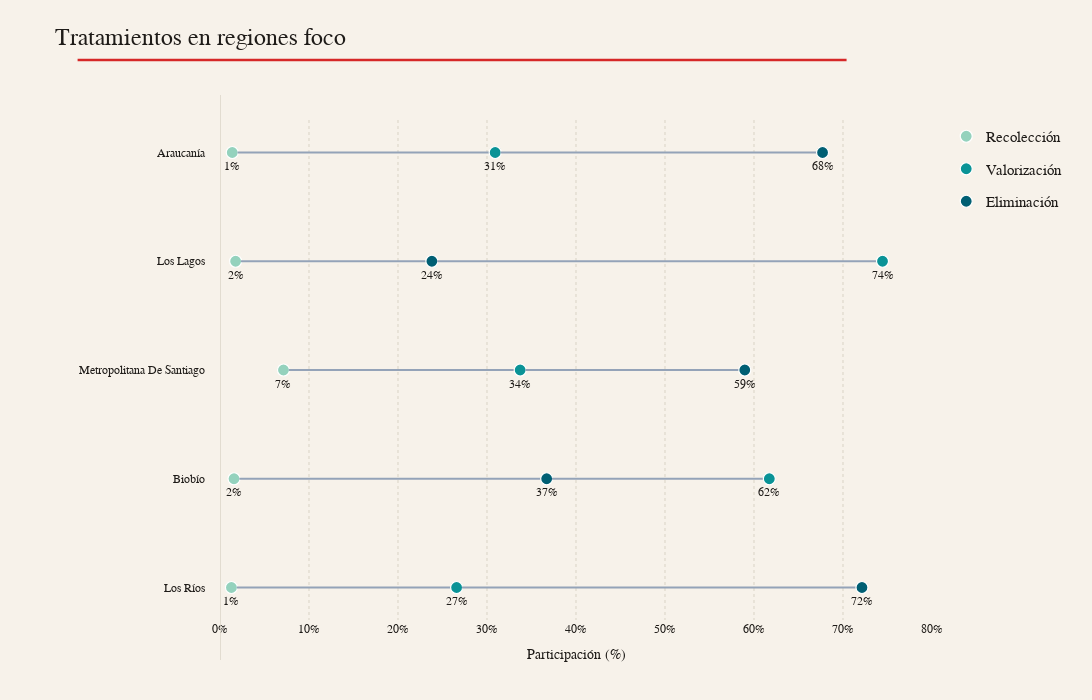

Notebook code for this chart:
### Code cell
import math

ECONOMIST_FONT = globals().get("ECONOMIST_FONT", "Georgia, serif")

treatment_focus_plot = focus_treatment_share_df.copy()
treatment_focus_plot["share_pct"] = treatment_focus_plot["share"] * 100
treatment_focus_plot = treatment_focus_plot.sort_values(
    ["region", "share_pct"], ascending=[True, False]
)

top_treatments = (
    overall_mix.sort_values("share", ascending=False)["tratamiento_nivel_1"].unique().tolist()
)

priority_labels = ["Eliminación", "Valorización", "Recolección"]
primary_treatments = [label for label in priority_labels if label in top_treatments]
for treatment in top_treatments:
    if treatment not in primary_treatments:
        primary_treatments.append(treatment)
primary_treatments = primary_treatments[:3]

dumbbell_base = (
    treatment_focus_plot[
        treatment_focus_plot["tratamiento_nivel_1"].isin(primary_treatments)
    ]
    .pivot_table(
        index="region",
        columns="tratamiento_nivel_1",
        values="share_pct",
        aggfunc="sum",
        observed=False,
    )
    .reindex(FOCUS_REGIONS)
)

connector_color = "#94a3b8"
background_color = "#f7f2ea"
grid_color = "#d9d3c5"
text_color = "#1e1b18"
highlight_color = "#d62828"

marker_colors = {
    primary_treatments[i]: ECONOMIST_COLORS[i]
    for i in range(min(len(primary_treatments), len(ECONOMIST_COLORS)))
}

dumbbell_fig = go.Figure()

connector_padding = 0.6  # keep connectors from overlapping markers

for region in dumbbell_base.index:
    row = dumbbell_base.loc[region] if region in dumbbell_base.index else None
    values = row.dropna() if row is not None else pd.Series(dtype=float)
    if values.empty:
        continue
    sorted_values = values.sort_values()
    previous_share = None
    for idx, (treatment, share_value) in enumerate(sorted_values.items()):
        color = marker_colors.get(
            treatment, ECONOMIST_COLORS[(idx + 2) % len(ECONOMIST_COLORS)]
        )
        hover_text = (
            f"<b>{region}</b><br>{treatment}: {share_value:.1f}%<extra></extra>"
        )
        show_legend = region == FOCUS_REGIONS[0]

        if previous_share is not None:
            direction = 1 if share_value >= previous_share else -1
            gap = abs(share_value - previous_share)
            padding = min(connector_padding, gap / 2)
            start = previous_share + direction * padding
            end = share_value - direction * padding
            if (direction == 1 and start < end) or (direction == -1 and start > end):
                dumbbell_fig.add_trace(
                    go.Scatter(
                        x=[start, end],
                        y=[region, region],
                        mode="lines",
                        line=dict(color=connector_color, width=2),
                        hoverinfo="skip",
                        showlegend=False,
                    )
                )

        dumbbell_fig.add_trace(
            go.Scatter(
                x=[share_value],
                y=[region],
                mode="markers+text",
                marker=dict(
                    color=color,
                    size=12,
                    line=dict(color="#ffffff", width=1.2)
                ),
                text=[f"{share_value:.0f}%"],
                textposition="bottom center",
                textfont=dict(family=ECONOMIST_FONT, size=12, color=text_color),
                customdata=[[region, treatment, share_value]],
                hovertemplate=hover_text,
                name=treatment,
                legendgroup=treatment,
                showlegend=show_legend,
            )
        )

        previous_share = share_value

underline_x0 = -0.20
underline_x1 = 0.88
underline_y = 1.12

dumbbell_fig.update_layout(
    template="plotly_white",
    title=dict(
        text="Tratamientos en regiones foco",
        font=dict(family=ECONOMIST_FONT, size=24, color=text_color),
        x=0.05,
        y=0.96,
    ),
    font=dict(family=ECONOMIST_FONT, size=15, color=text_color),
    plot_bgcolor=background_color,
    paper_bgcolor=background_color,
    margin=dict(l=220, r=160, t=120, b=80),
    hoverlabel=dict(bgcolor="#ffffff", font=dict(family=ECONOMIST_FONT, color=text_color)),
    width=1200,
    height=700,
    legend=dict(itemclick=False, itemdoubleclick=False),
    shapes=[
        dict(
            type="line",
            x0=0,
            x1=0,
            y0=-0.08,
            y1=1.05,
            xref="x",
            yref="paper",
            line=dict(color=grid_color, width=1.4)
        ),
        dict(
            type="line",
            x0=underline_x0,
            x1=underline_x1,
            y0=underline_y,
            y1=underline_y,
            xref="paper",
            yref="paper",
            line=dict(color=highlight_color, width=2.5)
        ),
    ],
)

x_axis_max = (
    math.ceil((dumbbell_base.max().max() if not dumbbell_base.empty else 0) / 5) * 5 + 5
)
dumbbell_fig.update_layout(
    xaxis=dict(
        title=dict(text="Participación (%)", font=dict(family=ECONOMIST_FONT, size=14, color=text_color)),
        tickfont=dict(family=ECONOMIST_FONT, size=12, color=text_color),
        showgrid=True,
        gridcolor=grid_color,
        griddash="dot",
        zeroline=False,
        ticksuffix="%",
        range=[0, max(40, x_axis_max)],
    ),
    yaxis=dict(
        title="",
        tickfont=dict(family=ECONOMIST_FONT, size=12, color=text_color),
        ticklabelstandoff=14,
        showgrid=False,
        zeroline=False,
        categoryorder="array",
        categoryarray=FOCUS_REGIONS,
    ),
)

dumbbell_fig

### Figure 1 — Plotly figure (JSON) as saved in the notebook; plotly's stock layout.template omitted (floating-point values rounded to 4 significant figures)
{"data": [{"customdata": [["Los Ríos", "Recolección", 1.284]], "hovertemplate": "<b>Los Ríos</b><br>Recolección: 1.3%<extra></extra>", "legendgroup": "Recolección", "marker": {"color": "#94d2bd", "line": {"color": "#ffffff", "width": 1.2}, "size": 12}, "mode": "markers+text", "name": "Recolección", "showlegend": true, "text": ["1%"], "textfont": {"color": "#1e1b18", "family": "Georgia, serif", "size": 12}, "textposition": "bottom center", "type": "scatter", "x": [1.284], "y": ["Los Ríos"]}, {"hoverinfo": "skip", "line": {"color": "#94a3b8", "width": 2}, "mode": "lines", "showlegend": false, "type": "scatter", "x": [1.884, 25.98], "y": ["Los Ríos", "Los Ríos"]}, {"customdata": [["Los Ríos", "Valorización", 26.58]], "hovertemplate": "<b>Los Ríos</b><br>Valorización: 26.6%<extra></extra>", "legendgroup": "Valorización", "marker": {"color": "#0a9396", "line": {"color": "#ffffff", "width": 1.2}, "size": 12}, "mode": "markers+text", "name": "Valorización", "showlegend": true, "text": ["27%"], "textfont": {"color": "#1e1b18", "family": "Georgia, serif", "size": 12}, "textposition": "bottom center", "type": "scatter", "x": [26.58], "y": ["Los Ríos"]}, {"hoverinfo": "skip", "line": {"color": "#94a3b8", "width": 2}, "mode": "lines", "showlegend": false, "type": "scatter", "x": [27.18, 71.53], "y": ["Los Ríos", "Los Ríos"]}, {"customdata": [["Los Ríos", "Eliminación", 72.13]], "hovertemplate": "<b>Los Ríos</b><br>Eliminación: 72.1%<extra></extra>", "legendgroup": "Eliminación", "marker": {"color": "#005f73", "line": {"color": "#ffffff", "width": 1.2}, "size": 12}, "mode": "markers+text", "name": "Eliminación", "showlegend": true, "text": ["72%"], "textfont": {"color": "#1e1b18", "family": "Georgia, serif", "size": 12}, "textposition": "bottom center", "type": "scatter", "x": [72.13], "y": ["Los Ríos"]}, {"customdata": [["Biobío", "Recolección", 1.575]], "hovertemplate": "<b>Biobío</b><br>Recolección: 1.6%<extra></extra>", "legendgroup": "Recolección", "marker": {"color": "#94d2bd", "line": {"color": "#ffffff", "width": 1.2}, "size": 12}, "mode": "markers+text", "name": "Recolección", "showlegend": false, "text": ["2%"], "textfont": {"color": "#1e1b18", "family": "Georgia, serif", "size": 12}, "textposition": "bottom center", "type": "scatter", "x": [1.575], "y": ["Biobío"]}, {"hoverinfo": "skip", "line": {"color": "#94a3b8", "width": 2}, "mode": "lines", "showlegend": false, "type": "scatter", "x": [2.175, 36.1], "y": ["Biobío", "Biobío"]}, {"customdata": [["Biobío", "Eliminación", 36.7]], "hovertemplate": "<b>Biobío</b><br>Eliminación: 36.7%<extra></extra>", "legendgroup": "Eliminación", "marker": {"color": "#005f73", "line": {"color": "#ffffff", "width": 1.2}, "size": 12}, "mode": "markers+text", "name": "Eliminación", "showlegend": false, "text": ["37%"], "textfont": {"color": "#1e1b18", "family": "Georgia, serif", "size": 12}, "textposition": "bottom center", "type": "scatter", "x": [36.7], "y": ["Biobío"]}, {"hoverinfo": "skip", "line": {"color": "#94a3b8", "width": 2}, "mode": "lines", "showlegend": false, "type": "scatter", "x": [37.3, 61.12], "y": ["Biobío", "Biobío"]}, {"customdata": [["Biobío", "Valorización", 61.72]], "hovertemplate": "<b>Biobío</b><br>Valorización: 61.7%<extra></extra>", "legendgroup": "Valorización", "marker": {"color": "#0a9396", "line": {"color": "#ffffff", "width": 1.2}, "size": 12}, "mode": "markers+text", "name": "Valorización", "showlegend": false, "text": ["62%"], "textfont": {"color": "#1e1b18", "family": "Georgia, serif", "size": 12}, "textposition": "bottom center", "type": "scatter", "x": [61.72], "y": ["Biobío"]}, {"customdata": [["Metropolitana De Santiago", "Recolección", 7.133]], "hovertemplate": "<b>Metropolitana De Santiago</b><br>Recolección: 7.1%<extra></extra>", "legendgroup": "Recolección", "marker": {"color": "#94d2bd", "line": {"color": "#ffffff", "width": 1.2}, "size": 12}, "mode": "markers+text", "name": "Recolección", "showlegend": false, "text": ["7%"], "textfont": {"color": "#1e1b18", "family": "Georgia, serif", "size": 12}, "textposition": "bottom center", "type": "scatter", "x": [7.133], "y": ["Metropolitana De Santiago"]}, {"hoverinfo": "skip", "line": {"color": "#94a3b8", "width": 2}, "mode": "lines", "showlegend": false, "type": "scatter", "x": [7.733, 33.13], "y": ["Metropolitana De Santiago", "Metropolitana De Santiago"]}, {"customdata": [["Metropolitana De Santiago", "Valorización", 33.73]], "hovertemplate": "<b>Metropolitana De Santiago</b><br>Valorización: 33.7%<extra></extra>", "legendgroup": "Valorización", "marker": {"color": "#0a9396", "line": {"color": "#ffffff", "width": 1.2}, "size": 12}, "mode": "markers+text", "name": "Valorización", "showlegend": false, "text": ["34%"], "textfont": {"color": "#1e1b18", "family": "Georgia, serif", "size": 12}, "textposition": "bottom center", "type": "scatter", "x": [33.73], "y": ["Metropolitana De Santiago"]}, {"hoverinfo": "skip", "line": {"color": "#94a3b8", "width": 2}, "mode": "lines", "showlegend": false, "type": "scatter", "x": [34.33, 58.36], "y": ["Metropolitana De Santiago", "Metropolitana De Santiago"]}, {"customdata": [["Metropolitana De Santiago", "Eliminación", 58.96]], "hovertemplate": "<b>Metropolitana De Santiago</b><br>Eliminación: 59.0%<extra></extra>", "legendgroup": "Eliminación", "marker": {"color": "#005f73", "line": {"color": "#ffffff", "width": 1.2}, "size": 12}, "mode": "markers+text", "name": "Eliminación", "showlegend": false, "text": ["59%"], "textfont": {"color": "#1e1b18", "family": "Georgia, serif", "size": 12}, "textposition": "bottom center", "type": "scatter", "x": [58.96], "y": ["Metropolitana De Santiago"]}, {"customdata": [["Los Lagos", "Recolección", 1.755]], "hovertemplate": "<b>Los Lagos</b><br>Recolección: 1.8%<extra></extra>", "legendgroup": "Recolección", "marker": {"color": "#94d2bd", "line": {"color": "#ffffff", "width": 1.2}, "size": 12}, "mode": "markers+text", "name": "Recolección", "showlegend": false, "text": ["2%"], "textfont": {"color": "#1e1b18", "family": "Georgia, serif", "size": 12}, "textposition": "bottom center", "type": "scatter", "x": [1.755], "y": ["Los Lagos"]}, {"hoverinfo": "skip", "line": {"color": "#94a3b8", "width": 2}, "mode": "lines", "showlegend": false, "type": "scatter", "x": [2.355, 23.21], "y": ["Los Lagos", "Los Lagos"]}, {"customdata": [["Los Lagos", "Eliminación", 23.81]], "hovertemplate": "<b>Los Lagos</b><br>Eliminación: 23.8%<extra></extra>", "legendgroup": "Eliminación", "marker": {"color": "#005f73", "line": {"color": "#ffffff", "width": 1.2}, "size": 12}, "mode": "markers+text", "name": "Eliminación", "showlegend": false, "text": ["24%"], "textfont": {"color": "#1e1b18", "family": "Georgia, serif", "size": 12}, "textposition": "bottom center", "type": "scatter", "x": [23.81], "y": ["Los Lagos"]}, {"hoverinfo": "skip", "line": {"color": "#94a3b8", "width": 2}, "mode": "lines", "showlegend": false, "type": "scatter", "x": [24.41, 73.84], "y": ["Los Lagos", "Los Lagos"]}, {"customdata": [["Los Lagos", "Valorización", 74.44]], "hovertemplate": "<b>Los Lagos</b><br>Valorización: 74.4%<extra></extra>", "legendgroup": "Valorización", "marker": {"color": "#0a9396", "line": {"color": "#ffffff", "width": 1.2}, "size": 12}, "mode": "markers+text", "name": "Valorización", "showlegend": false, "text": ["74%"], "textfont": {"color": "#1e1b18", "family": "Georgia, serif", "size": 12}, "textposition": "bottom center", "type": "scatter", "x": [74.44], "y": ["Los Lagos"]}, {"customdata": [["Araucanía", "Recolección", 1.377]], "hovertemplate": "<b>Araucanía</b><br>Recolección: 1.4%<extra></extra>", "legendgroup": "Recolección", "marker": {"color": "#94d2bd", "line": {"color": "#ffffff", "width": 1.2}, "size": 12}, "mode": "markers+text", "name": "Recolección", "showlegend": false, "text": ["1%"], "textfont": {"color": "#1e1b18", "family": "Georgia, serif", "size": 12}, "textposition": "bottom center", "type": "scatter", "x": [1.377], "y": ["Araucanía"]}, {"hoverinfo": "skip", "line": {"color": "#94a3b8", "width": 2}, "mode": "lines", "showlegend": false, "type": "scatter", "x": [1.977, 30.32], "y": ["Araucanía", "Araucanía"]}, {"customdata": [["Araucanía", "Valorización", 30.92]], "hovertemplate": "<b>Araucanía</b><br>Valorización: 30.9%<extra></extra>", "legendgroup": "Valorización", "marker": {"color": "#0a9396", "line": {"color": "#ffffff", "width": 1.2}, "size": 12}, "mode": "markers+text", "name": "Valorización", "showlegend": false, "text": ["31%"], "textfont": {"color": "#1e1b18", "family": "Georgia, serif", "size": 12}, "textposition": "bottom center", "type": "scatter", "x": [30.92], "y": ["Araucanía"]}, {"hoverinfo": "skip", "line": {"color": "#94a3b8", "width": 2}, "mode": "lines", "showlegend": false, "type": "scatter", "x": [31.52, 67.1], "y": ["Araucanía", "Araucanía"]}, {"customdata": [["Araucanía", "Eliminación", 67.7]], "hovertemplate": "<b>Araucanía</b><br>Eliminación: 67.7%<extra></extra>", "legendgroup": "Eliminación", "marker": {"color": "#005f73", "line": {"color": "#ffffff", "width": 1.2}, "size": 12}, "mode": "markers+text", "name": "Eliminación", "showlegend": false, "text": ["68%"], "textfont": {"color": "#1e1b18", "family": "Georgia, serif", "size": 12}, "textposition": "bottom center", "type": "scatter", "x": [67.7], "y": ["Araucanía"]}], "layout": {"font": {"color": "#1e1b18", "family": "Georgia, serif", "size": 15}, "height": 700, "hoverlabel": {"bgcolor": "#ffffff", "font": {"color": "#1e1b18", "family": "Georgia, serif"}}, "legend": {"itemclick": false, "itemdoubleclick": false}, "margin": {"b": 80, "l": 220, "r": 160, "t": 120}, "paper_bgcolor": "#f7f2ea", "plot_bgcolor": "#f7f2ea", "shapes": [{"line": {"color": "#d9d3c5", "width": 1.4}, "type": "line", "x0": 0, "x1": 0, "xref": "x", "y0": -0.08, "y1": 1.05, "yref": "paper"}, {"line": {"color": "#d62828", "width": 2.5}, "type": "line", "x0": -0.2, "x1": 0.88, "xref": "paper", "y0": 1.12, "y1": 1.12, "yref": "paper"}], "title": {"font": {"color": "#1e1b18", "family": "Georgia, serif", "size": 24}, "text": "Tratamientos en regiones foco", "x": 0.05, "y": 0.96}, "width": 1200, "xaxis": {"gridcolor": "#d9d3c5", "griddash": "dot", "range": [0, 80], "showgrid": true, "tickfont": {"color": "#1e1b18", "family": "Georgia, serif", "size": 12}, "ticksuffix": "%", "title": {"font": {"color": "#1e1b18", "family": "Georgia, serif", "size": 14}, "text": "Participación (%)"}, "zeroline": false}, "yaxis": {"categoryarray": ["Los Ríos", "Biobío", "Metropolitana De Santiago", "Los Lagos", "Araucanía"], "categoryorder": "array", "showgrid": false, "tickfont": {"color": "#1e1b18", "family": "Georgia, serif", "size": 12}, "ticklabelstandoff": 14, "title": {"text": ""}, "zeroline": false}}}
